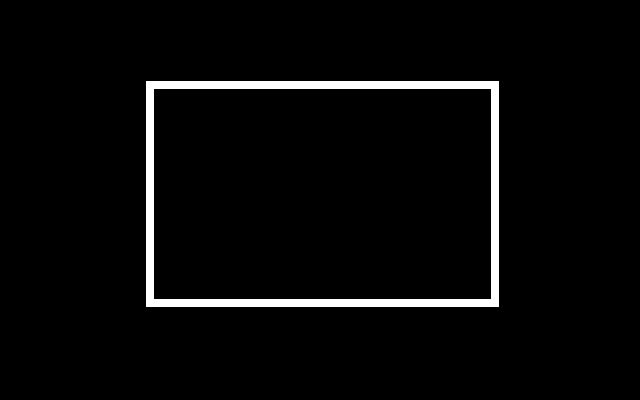
#> input picture roughnote/corner_detectors/sof.png, 640 x 400 px
$ python Harris.py   (Python 2 division)
#> lines starting #> are read from the running program, lines starting #| are printed output that depends on the picture; after the words box and inside, x2 and y2 are one past the last pixel; in counts of white or black regions, pixels touching at a corner belong together
""" Rough implementation of Harris Corner Detector and Shi-Tomasi """

import cv2,time
import numpy as np
from matplotlib import pyplot as plt


img = cv2.imread('sof.png',0)
#> img: shape (400, 640); 3.5% white; 1 white region, box (x1, y1, x2, y2) and area: (146, 81, 499, 307) 9008
img = cv2.equalizeHist(img)
rows,cols = img.shape
#> rows = 400; cols = 640
#img = cv2.GaussianBlur(img,(5,5),1.4)
t = time.time()
# Find Ix, Iy
Ix = cv2.Sobel(img,5,1,0)
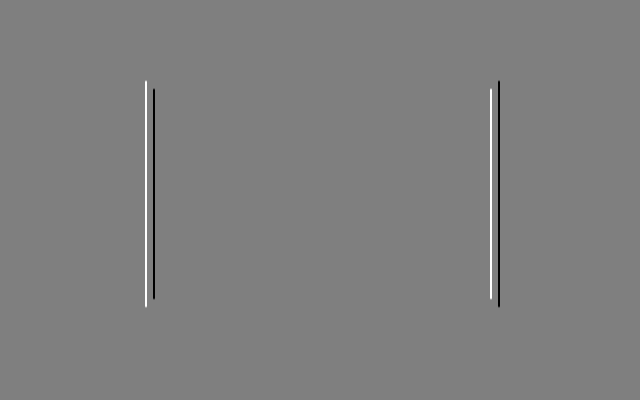
#> Ix: shape (400, 640) float32; min -1020, max 1020, mean 0; drawn with min black and max white
Iy = cv2.Sobel(img,5,0,1)
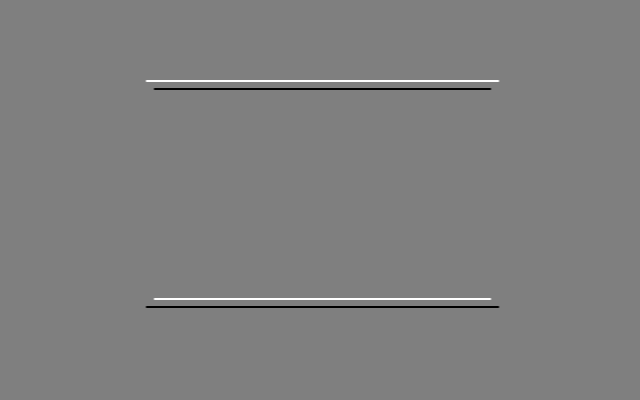
#> Iy: shape (400, 640) float32; min -1020, max 1020, mean 0; drawn with min black and max white

# Find Ix2, Iy2, IxIy
Ix2 = Ix*Ix
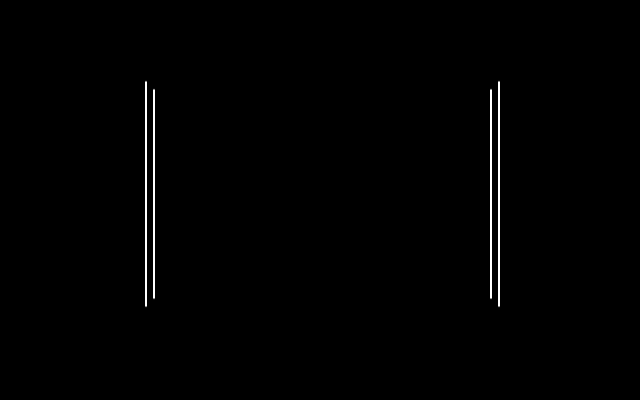
#> Ix2: shape (400, 640) float32; min 0, max 1040400, mean 7063.3; drawn with min black and max white
Iy2 = Iy*Iy
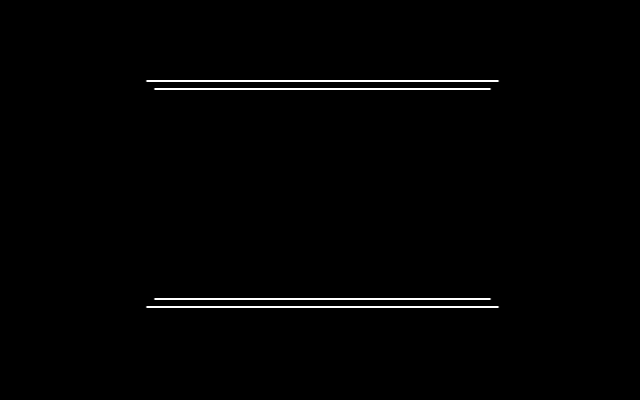
#> Iy2: shape (400, 640) float32; min 0, max 1040400, mean 11192.4; drawn with min black and max white
IxIy = Ix*Iy

# Convolve them with a larger Gaussian Window
Ix2 = cv2.GaussianBlur(Ix2,(5,5),1)
Iy2 = cv2.GaussianBlur(Iy2,(5,5),1)
IxIy = cv2.GaussianBlur(IxIy,(5,5),1)

M = np.dstack((Ix2,IxIy,IxIy,Iy2))
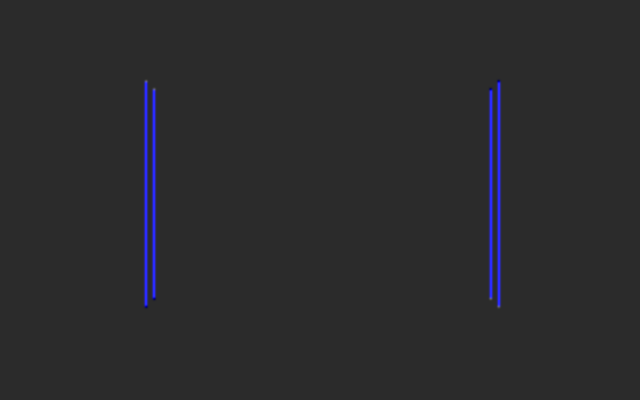
#> M: shape (400, 640, 4) float32; mean of channels 0, 1, 2, 3 7063.4, 0, 0, 11192.6; drawn with min black and max white

L = np.empty((rows,cols,2))
eig = np.linalg.eigvals

for i in xrange(rows):
    for j in xrange(cols):
        L1,L2 = eig(M[i,j,:].reshape(2,2))
        L.itemset(i,j,0,L1)
        L.itemset(i,j,1,L2)

# For Harris Corners
#  R = L1.L2 - k.(L1+L2)^2
R = np.abs(L.prod(axis = 2) - 0.05*np.square(L.sum(axis = 2)))

# For Shi-Tomasi
#R = np.abs(L[:,:,0])

cv2.normalize(R,R,0,1,cv2.NORM_MINMAX)
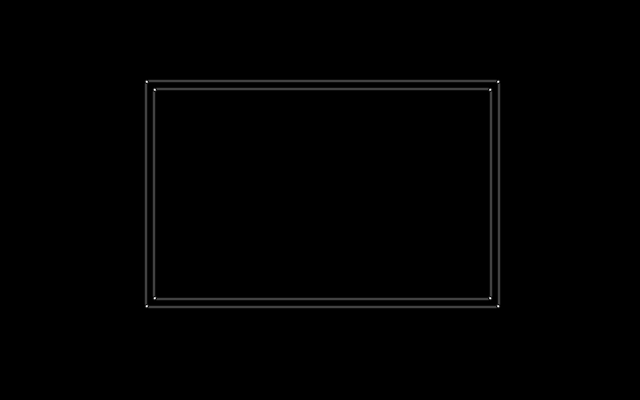
#> R: shape (400, 640) float64; min 0, max 1, mean 0.00562
R = np.where(R>0.8,255,0)
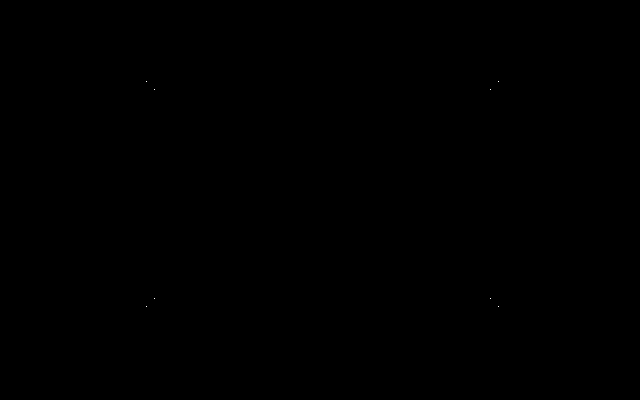
#> R: shape (400, 640) int64; 0% white in thin lines or dots, all inside (x1, y1, x2, y2) = (146, 81, 499, 307)
R = np.uint8(R)

t2 = time.time()
print " time taken :", t2 - t

img = cv2.cvtColor(img,cv2.COLOR_GRAY2BGR)
#> img is the input picture: shape (400, 640, 3); 3.5% white; 1 white region, box (x1, y1, x2, y2) and area: (146, 81, 499, 307) 9008
contours, hierarchy = cv2.findContours(R,cv2.RETR_LIST,cv2.CHAIN_APPROX_SIMPLE)
#> contours = 8 contours, all with area under 20
for cnt in contours:
    m = cv2.moments(cnt)
    if m['m00'] != 0:
        x = int(m['m10']/m['m00'])
        y = int(m['m01']/m['m00'])
    else:
        x,y = cnt.flatten()
    cv2.circle(img,(x,y),2,255,-1)
#> this loop made 8 passes
#> (x, y) on passes 1 to 8: (498, 306), (146, 306), (490, 298), (154, 298), (490, 89), (154, 89), (498, 81), (146, 81)
#> img: shape (400, 640, 3); 0.04% of pixels changed, all inside (x1, y1, x2, y2) = (144, 79, 501, 309)


cv2.imshow("edges",R)
cv2.imshow('img',img)
cv2.waitKey(0)
cv2.destroyAllWindows()
